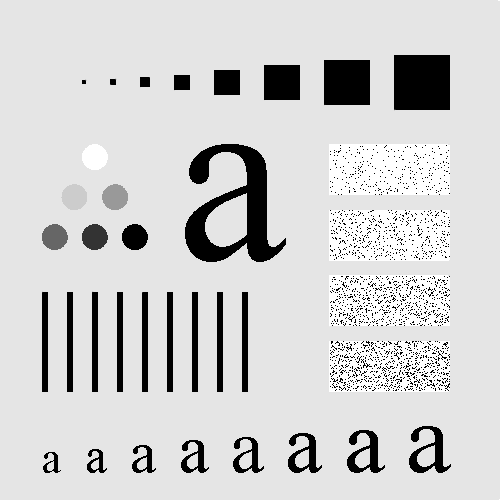
%> input picture 实验代码/第一次实验/images/test.tif, 500 x 500 px
$ octave a1_3.m   (GNU Octave 9; MATLAB toolbox functions it lacks are replaced by stand-ins)
%> lines starting %> are read from the running program, lines starting %| are printed output that depends on the picture
% 读取图像
img = imread('images\test.tif');
%> img is the input picture: size 500x500 uint8; min 0, max 255, mean 207.4

% 进行二维Fourier变换
fft_img = fft2(double(img));
fft_img_shifted = fftshift(fft_img);

% 计算幅度谱
magnitude_spectrum = abs(fft_img_shifted);

% 显示幅度谱
figure;
subplot(2, 3, 1);
imshow(img, []);
title('原始图像');

subplot(2, 3, 2);
imshow(log(1 + magnitude_spectrum), []);
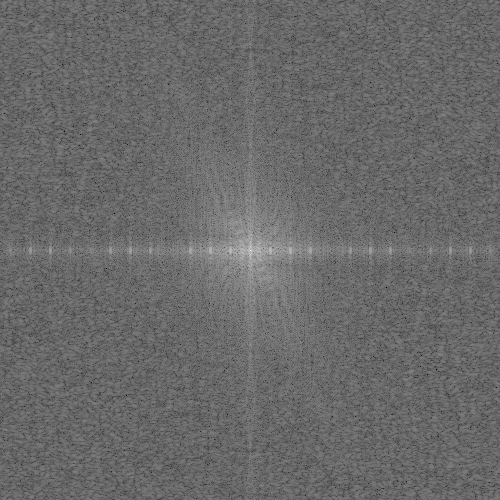
%> displayed picture: size 500x500, on the screen's scale of 0 to 255; min 0, max 255, mean 105.4
title('幅度谱');

% 计算相位谱
phase_spectrum = angle(fft_img_shifted);
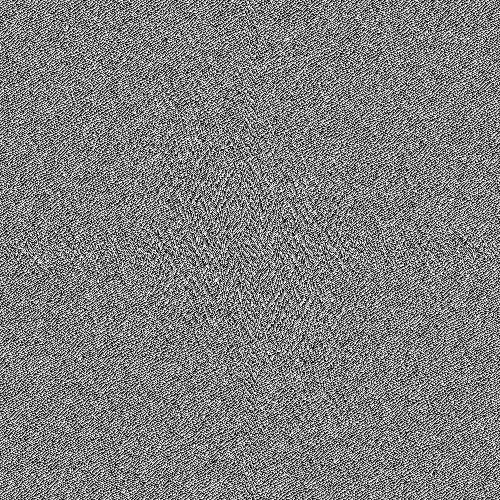
%> phase_spectrum: size 500x500 double; min -3.14, max 3.14, mean -2.84e-19; drawn with min black and max white

% 显示相位谱
subplot(2, 3, 3);
imshow(phase_spectrum, []);
title('相位谱');

% 重构仅包含幅度信息的图像
magnitude_only = ifft2(ifftshift(magnitude_spectrum));
magnitude_only_img = abs(magnitude_only);

subplot(2, 3, 4);
imshow(magnitude_only_img, []);

title('仅包含幅度信息的图像');

% 重构仅包含相位信息的图像
phase_only = ifft2(ifftshift(exp(1i * phase_spectrum)));
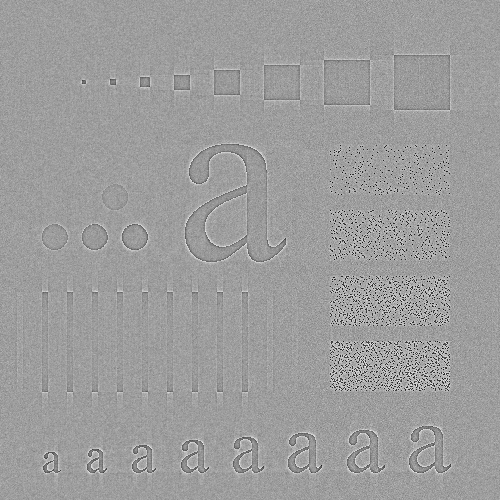
%> phase_only: size 500x500 double; min -0.0176, max 0.0109, mean 4e-06; drawn with min black and max white
phase_only_img = abs(phase_only);
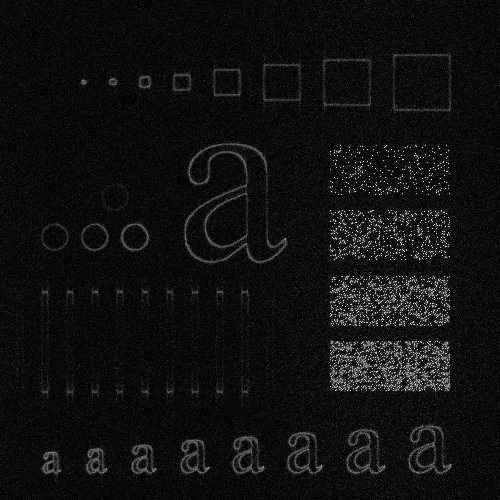
%> phase_only_img: size 500x500 double; min 6.37e-10, max 0.0176, mean 0.00113; drawn with min black and max white

subplot(2, 3, 5);
imshow(phase_only_img, []);
title('仅包含相位信息的图像');

% 对相位更敏感
